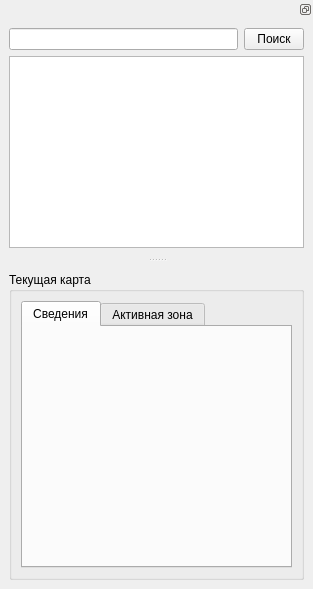
<?xml version="1.0" encoding="UTF-8"?>
<ui version="4.0">
 <class>ManagerMapsWindow</class>
 <widget class="QMainWindow" name="ManagerMapsWindow">
  <property name="geometry">
   <rect>
    <x>0</x>
    <y>0</y>
    <width>313</width>
    <height>589</height>
   </rect>
  </property>
  <property name="windowTitle">
   <string>MainWindow</string>
  </property>
  <property name="dockOptions">
   <set>QMainWindow::AllowNestedDocks|QMainWindow::AllowTabbedDocks|QMainWindow::AnimatedDocks|QMainWindow::GroupedDragging</set>
  </property>
  <widget class="QWidget" name="centralwidget">
   <layout class="QVBoxLayout" name="verticalLayout">
    <item>
     <widget class="QGroupBox" name="currentMapGroupBox">
      <property name="title">
       <string>Текущая карта</string>
      </property>
      <layout class="QHBoxLayout" name="horizontalLayout">
       <item>
        <widget class="QTabWidget" name="tabWidget">
         <property name="currentIndex">
          <number>0</number>
         </property>
         <widget class="QWidget" name="tab">
          <attribute name="title">
           <string>Сведения</string>
          </attribute>
         </widget>
         <widget class="QWidget" name="tab_2">
          <attribute name="title">
           <string>Активная зона</string>
          </attribute>
         </widget>
        </widget>
       </item>
      </layout>
     </widget>
    </item>
   </layout>
  </widget>
  <widget class="QMenuBar" name="menubar">
   <property name="geometry">
    <rect>
     <x>0</x>
     <y>0</y>
     <width>313</width>
     <height>21</height>
    </rect>
   </property>
  </widget>
  <widget class="QDockWidget" name="listMapsDockWidget">
   <property name="features">
    <set>QDockWidget::DockWidgetFloatable|QDockWidget::DockWidgetMovable</set>
   </property>
   <property name="windowTitle">
    <string/>
   </property>
   <attribute name="dockWidgetArea">
    <number>4</number>
   </attribute>
   <widget class="QWidget" name="dockWidgetContents_4">
    <layout class="QVBoxLayout" name="verticalLayout_2">
     <item>
      <layout class="QHBoxLayout" name="horizontalLayout_2">
       <item>
        <widget class="QLineEdit" name="selectMapLineEdit">
         <property name="sizePolicy">
          <sizepolicy hsizetype="Minimum" vsizetype="Fixed">
           <horstretch>0</horstretch>
           <verstretch>0</verstretch>
          </sizepolicy>
         </property>
        </widget>
       </item>
       <item>
        <widget class="QPushButton" name="selectMapPushButton">
         <property name="sizePolicy">
          <sizepolicy hsizetype="Minimum" vsizetype="Fixed">
           <horstretch>0</horstretch>
           <verstretch>0</verstretch>
          </sizepolicy>
         </property>
         <property name="minimumSize">
          <size>
           <width>60</width>
           <height>20</height>
          </size>
         </property>
         <property name="maximumSize">
          <size>
           <width>60</width>
           <height>16777215</height>
          </size>
         </property>
         <property name="text">
          <string>Поиск</string>
         </property>
        </widget>
       </item>
      </layout>
     </item>
     <item>
      <widget class="QTableWidget" name="tableWidget"/>
     </item>
    </layout>
   </widget>
  </widget>
 </widget>
 <resources/>
 <connections/>
</ui>
